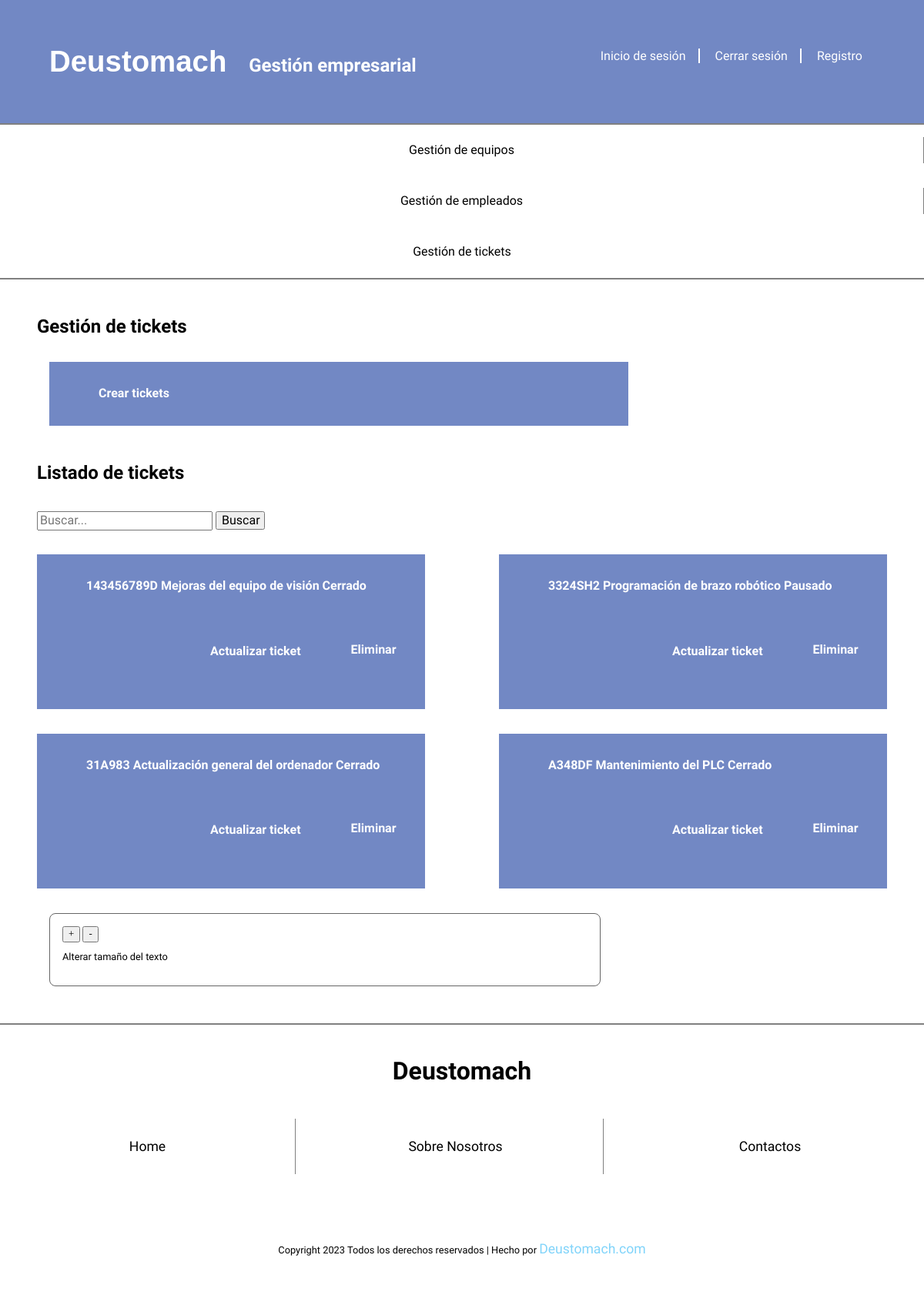
/appDeustomachGestion/tickets-menu, run on the app's committed database.
### appDeustomachGestion/models.py (models this page shows, shortened)
class Ticket(models.Model):
    NIVEL_URGENCIA = [
        ('Baja', 'Baja'),
        ('Media', 'Media'),
        ('Alta', 'Alta')
    ]
    ESTADO_TICKET = [
        ('Abierto', 'Abierto'),
        ('Cerrado', 'Cerrado'),
        ('Pausado', 'Pausado')
    ]
    numero_referencia = models.CharField(max_length=50, unique=True)
    titulo = models.CharField(max_length=100)
    descripcion_detallada = models.TextField()
    fecha_apertura = models.DateField()
    fecha_resolucion = models.DateField(null=True, blank=True)
    nivel_urgencia = models.CharField(max_length=50, choices=NIVEL_URGENCIA, default='Baja')
    tipo_ticket = models.CharField(max_length=50)
    estado_ticket = models.CharField(max_length=50, choices=ESTADO_TICKET, default='Abierto')
    empleado_asignado = models.ForeignKey(Empleado, on_delete=models.CASCADE)
    equipo_asignado = models.ForeignKey(Equipo, on_delete=models.CASCADE)
    comentarios = models.TextField(null=True, blank=True)
    created = models.DateTimeField(default=timezone.now)
    updated = models.DateTimeField(auto_now=True)
    class Meta:
        verbose_name_plural = "tickets"
        verbose_name = "ticket"
        ordering = ["-created"]

### appDeustomachGestion/views.py (the view)
# urls.py: path('tickets-menu', listar_tickets, name='tickets'),
def listar_tickets(request):
    busqueda = request.POST.get("buscar")
    tickets = Ticket.objects.all()
    if busqueda:
        tickets = Ticket.objects.filter(
            Q(numero_referencia__icontains=busqueda) |
            Q(titulo__icontains=busqueda)
        ).distinct()
    return render(request, "appDeustomachGestionTickets/tickets_menu.html", {"tickets": tickets})

### templates/appDeustomachGestionTickets/tickets_menu.html (shortened to what this page needs)
{% extends 'base.html' %}
{% load static %}
{% block contenido %}
<main class="menu">
    <h2>Gestión de tickets</h2>
    <section class="gestion-tickets">
        <div class="box-create">
            <a href="{% url 'tickets_create' %}">Crear tickets</a>
        </div>
        <h2>Listado de tickets</h2>
        <div class="box-busqueda">
            <form method="post">
                <div class="busqueda">
                    <label>
                        <input type="text" placeholder="Buscar..." name="buscar" value="{{ request.POST.buscar }}">
                    </label>
                    <button type="submit">Buscar</button>
                </div>
            </form>
        </div>
        <div class="grid">
            {% if tickets %}
                {% for ticket in tickets %}
                    <div class="box-item">
                        <a href="javascript:void(0);" onclick="mostrarDetallesTicket({{ ticket.id }}, 'ticket-detalles-{{ ticket.id }}');">
                            {{ ticket.numero_referencia }} {{ ticket.titulo }} {{ ticket.estado_ticket }}
                        </a>
                        <div class="box">
                            <div class="box-update">
                                <a href="{% url 'tickets_update' pk=ticket.pk %}">Actualizar ticket</a>
                            </div>
                            <div class="box-eliminar">
                                <form method="post" action="{% url 'tickets_delete' pk=ticket.pk %}" style="display:inline;">
                                    <a type="submit" onclick="return confirm('¿Estás seguro de que deseas eliminar este ticket?');">Eliminar</a>
                                </form>
                            </div>
                        </div>
                    </div>
                {% endfor %}
            {% else %}
                <p>No hay tickets creados.</p>
            {% endif %}
        </div>
    </section>
</main>
{% endblock %}

### static/css/style.css (style rules this page uses)
html { box-sizing: border-box; }
a, h2, h3, p { font-family: "Raleway",sans-serif; text-decoration: none; color: black; }
.menu a { margin-left: 2rem; color: white; font-weight: bold; }
.menu h2, .detail h2, .tickets-update h2, .equipos-delete h2 { margin-top: 3rem; margin-left: 3rem; }
.box-busqueda { display: flex; justify-content: space-between; margin-left: 3rem; padding: 1rem 0; }
.busqueda { height: 1.5rem; }
.busqueda input { font-family: "Raleway",sans-serif; }
.busqueda button { font-family: "Raleway",sans-serif; width: 4rem; height: 1.5rem; }
.box-create { padding: 2rem; margin-left: 4rem; margin-right: 24rem; margin-top: 2rem; background-color: #7288c4; }
.box-create { margin-bottom: 3rem; }
.grid { display: grid; grid-template-columns: repeat(2, 1fr); }
.box-item { background-color: #7288c4; padding: 2rem; margin: 1rem 3rem; }
.box-update a { margin-left: 0; font-weight: bold; padding: 1px 16px; border: 1px solid transparent; white-space: nowrap; display: inline-block; }
.box-eliminar { margin-left: 1rem; }
.box { display: flex; padding-top: 4rem; padding-left: 11rem; }

### data on the page
Ticket: numero_referencia "143456789D", titulo "Mejoras del equipo de visión", estado_ticket "Cerrado"
Ticket: numero_referencia "3324SH2", titulo "Programación de brazo robótico", estado_ticket "Pausado"
Ticket: numero_referencia "31A983", titulo "Actualización general del ordenador", estado_ticket "Cerrado"
Ticket: numero_referencia "A348DF", titulo "Mantenimiento del PLC", estado_ticket "Cerrado"
